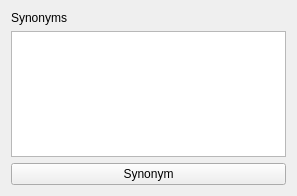
<ui version="4.0" >
 <class>KEduVocSynonymWidget</class>
 <widget class="QWidget" name="KEduVocSynonymWidget" >
  <property name="geometry" >
   <rect>
    <x>0</x>
    <y>0</y>
    <width>297</width>
    <height>196</height>
   </rect>
  </property>
  <layout class="QVBoxLayout" name="verticalLayout" >
   <item>
    <widget class="QLabel" name="synonymLabel" >
     <property name="text" >
      <string>Synonyms</string>
     </property>
    </widget>
   </item>
   <item>
    <widget class="QListView" name="listView" />
   </item>
   <item>
    <widget class="QPushButton" name="synonymButton" >
     <property name="text" >
      <string>Synonym</string>
     </property>
    </widget>
   </item>
  </layout>
 </widget>
 <resources/>
 <connections/>
</ui>
